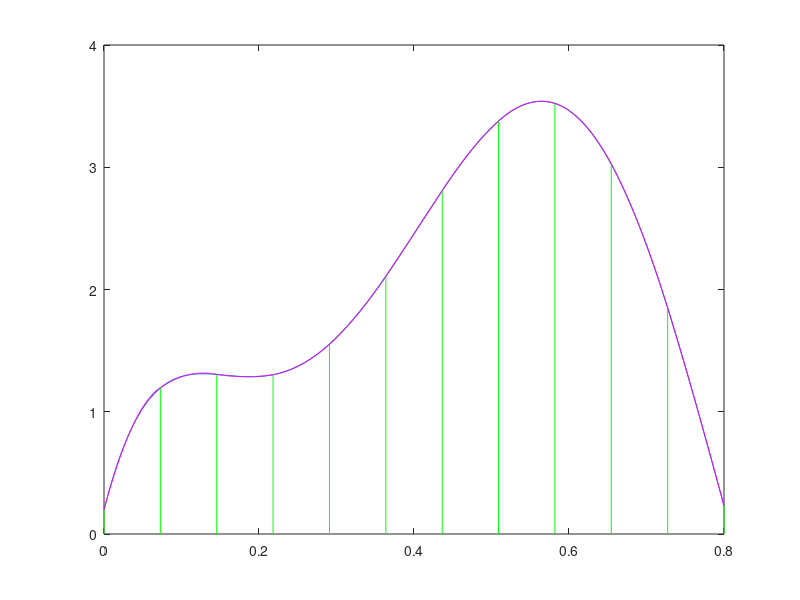

This figure's MATLAB source:
% This script implements a Simpson 1/3 rule to
% estimate the area below the curve
% Inputs:
%  - Function
%  - Lower limit
%  - Upper limit
%  - Number of trapezoids

% Ask for inputs to the user
strF = '0.2+25*x-200*x.^2+675*x.^3-900*x.^4+400*x.^5';
a = 0;
b = .8;
n = 11;

% strF = input('f(x)=', 's');
strF = strcat('@(x) ', strF);
f = str2func(strF);

% a = input('Lower limit: ');
% b = input('Upper limit: ');
% 
% n = input('Number of applications: ');


% Initialize values

I = zeros(n, 1);
base = (b-a)/n;
h = base/2;

x = a:h:b;
y = f(x);

plot([a, a], [0, y(1)], 'g');
hold on;

xPlot = linspace(a, b);
yPlot = f(xPlot);
plot(xPlot, yPlot);
hold on;

for i = 1:n
    aveHeight = (y(i*2-1) + 4*y(i*2) + y(i*2+1))/6;
    I(i) = base*aveHeight;
    
    plot([x(i*2+1), x(i*2+1)], [0, y(i*2+1)], 'g');
    hold on;
    
    % LaGrange
    DATA = [x(i*2-1), y(i*2-1); x(i*2), y(i*2); x(i*2+1), y(i*2+1)];
    x1 = linspace(x(i*2-1), x(i*2+1));
    y1 = zeros(size(x1));
    for k = 1:100
        L = ones(3,1);
        for q=1:3
            for j=1:3
                if q~=j
                    L(q)=((x1(k) - DATA(j,1))/(DATA(q,1) - DATA(j,1)))*L(q);
                end
            end
        end
        y1(k) = sum(L.*DATA(:,2));
    end
    plot(x1,y1, 'm');
    hold on;
end

area = sum(I);
real = integral(f, a, b);
error = abs((real-area)/real)*100;

o = ['Area: ', num2str(area)];
disp(o);
o = ['Error: ', num2str(error)];
disp(o);